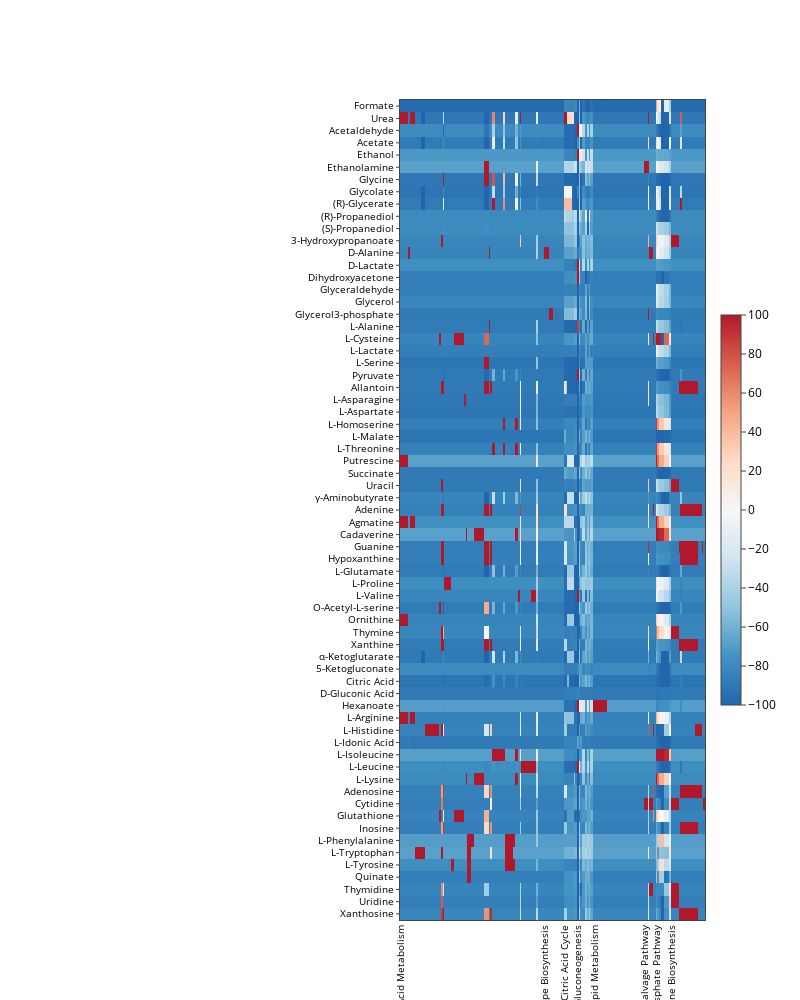

Notebook source saved alongside this figure:
### Code cell
layout = go.Layout(height=1000,
                   width=800,
                   margin=dict(l=400),
                   xaxis=dict(#title='Product',
                              #titlefont=dict(family='Arial', size=18, color='black'),
                              showline=True,
                              mirror=True,
                              ticks='outside',
                              ticklen=0,
                              nticks=1,
                              tickfont=dict(size=10, color='black'),
                              ticktext=subsystem_labels,
                              tickvals=expression_change_df.index,
                              tickangle=-90),
                   yaxis=dict(#title='Product',
                              #titlefont=dict(family='Arial', size=18, color='black'),
                              showline=True,
                              mirror=True,
                              ticks='outside',
                              ticklen=3,
                              tickfont=dict(size=9.5, color='black')
                   
)
                   
             )
fig = go.Figure(data=[go.Heatmap(z=expression_change_df[expression_change_df.columns[:-1]].values.transpose(),
                                y=expression_change_df.columns[:-1],
                                x=expression_change_df.index,
                                zmin=-100, zmax=100, colorscale=list(reversed(pycolors.diverging.RdBu[1:-1])),
                                colorbar=dict(thickness=20, len=0.5,ticks='outside',
                                              tickfont=dict(size=12,color='black'),
                                              nticks=20))],
                layout=layout)


plot(fig)

pio.write_image(fig, 'images/flux_change_heatmap_objC.svg')

### Figure 1 — Plotly figure (JSON) as saved in the notebook; plotly's stock layout.template omitted (floating-point values rounded to 4 significant figures; data arrays with more than 128 entries replaced by an {"elided": "..."} marker saying what was removed)
{"data": [{"colorbar": {"len": 0.5, "nticks": 20, "thickness": 20, "tickfont": {"color": "black", "size": 12}, "ticks": "outside"}, "colorscale": [[0, "rgb(33,102,172)"], [0.125, "rgb(67,147,195)"], [0.25, "rgb(146,197,222)"], [0.375, "rgb(209,229,240)"], [0.5, "rgb(247,247,247)"], [0.625, "rgb(253,219,199)"], [0.75, "rgb(244,165,130)"], [0.875, "rgb(214,96,77)"], [1, "rgb(178,24,43)"]], "type": "heatmap", "x": {"elided": "186 str values"}, "y": ["Xanthosine", "Uridine", "Thymidine", "Quinate", "L-Tyrosine", "L-Tryptophan", "L-Phenylalanine", "Inosine", "Glutathione", "Cytidine", "Adenosine", "L-Lysine", "L-Leucine", "L-Isoleucine", "L-Idonic Acid", "L-Histidine", "L-Arginine", "Hexanoate", "D-Gluconic Acid", "Citric Acid", "5-Ketogluconate", "α-Ketoglutarate", "Xanthine", "Thymine", "Ornithine", "O-Acetyl-L-serine", "L-Valine", "L-Proline", "L-Glutamate", "Hypoxanthine", "Guanine", "Cadaverine", "Agmatine", "Adenine", "γ-Aminobutyrate", "Uracil", "Succinate", "Putrescine", "L-Threonine", "L-Malate", "L-Homoserine", "L-Aspartate", "L-Asparagine", "Allantoin", "Pyruvate", "L-Serine", "L-Lactate", "L-Cysteine", "L-Alanine", "Glycerol3-phosphate", "Glycerol", "Glyceraldehyde", "Dihydroxyacetone", "D-Lactate", "D-Alanine", "3-Hydroxypropanoate", "(S)-Propanediol", "(R)-Propanediol", "(R)-Glycerate", "Glycolate", "Glycine", "Ethanolamine", "Ethanol", "Acetate", "Acetaldehyde", "Urea", "Formate"], "z": {"elided": "67x186 float values"}, "zmax": 100, "zmin": -100}], "layout": {"height": 1000, "margin": {"l": 400}, "width": 800, "xaxis": {"mirror": true, "nticks": 1, "showline": true, "tickangle": -90, "tickfont": {"color": "black", "size": 10}, "ticklen": 0, "ticks": "outside", "ticktext": {"elided": "186 str values"}, "tickvals": {"elided": "186 str values"}}, "yaxis": {"mirror": true, "showline": true, "tickfont": {"color": "black", "size": 9.5}, "ticklen": 3, "ticks": "outside"}}}
